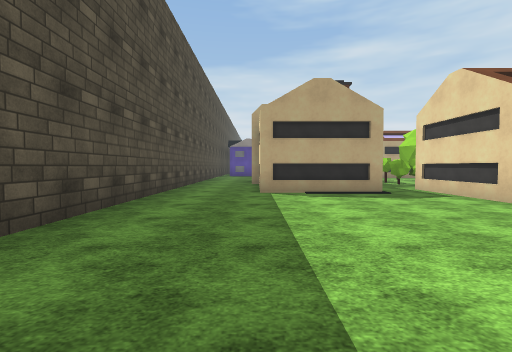
view 1 (above)

24 first-person views from a walk through a 3-D level made in the Unity game engine. The camera is 1.3 m above the floor, tilts 2° down and sees 85° across. The floor is counted in squares, 2 m on a side. Each view is taken from the middle of a square. On the plan, view 1 faces up. The plan holds only what a view shows up to about 9 squares ahead; the rest is blank. The place goes on beyond the plan. Flat ground stands in for the terrain. Surface patterns are stand-ins for the level's own textures.

view 2
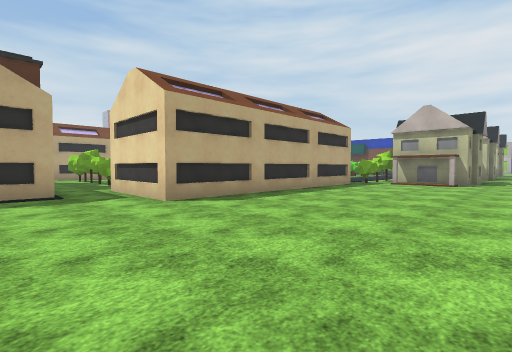

view 3
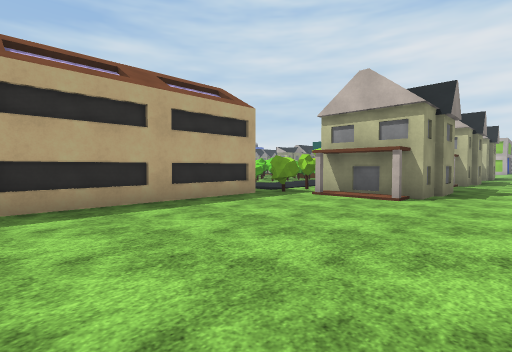

view 4
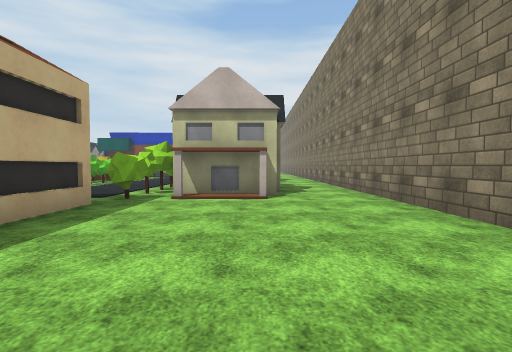

view 5
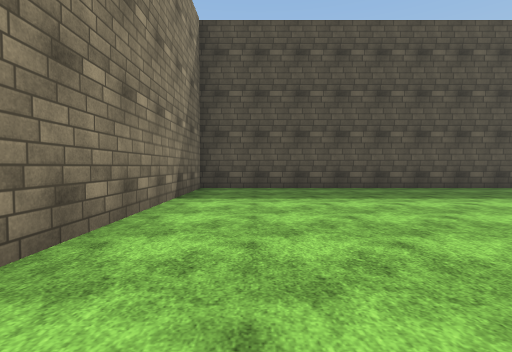

view 6
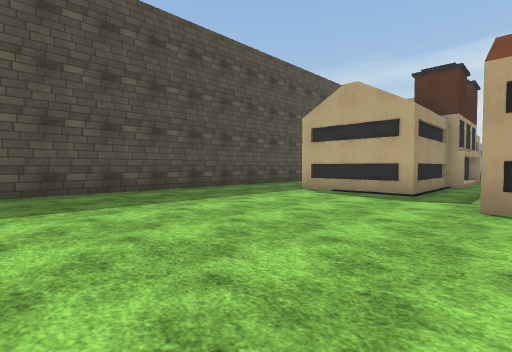

view 7
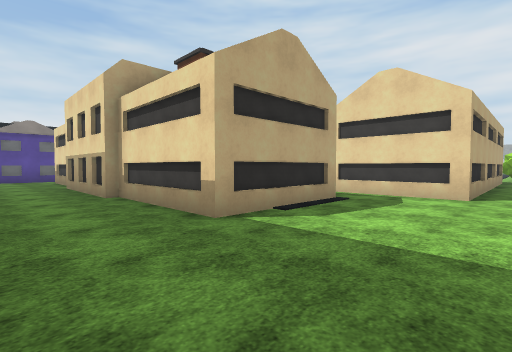

view 8
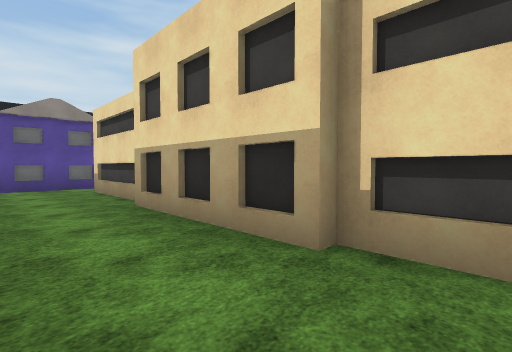

view 9
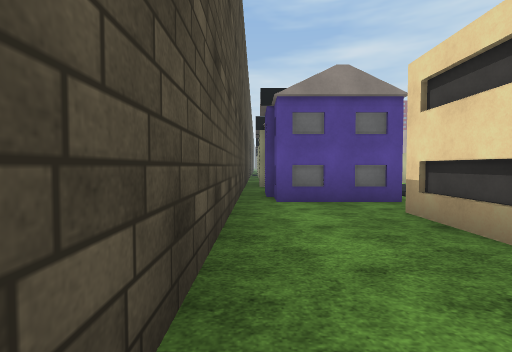

view 10
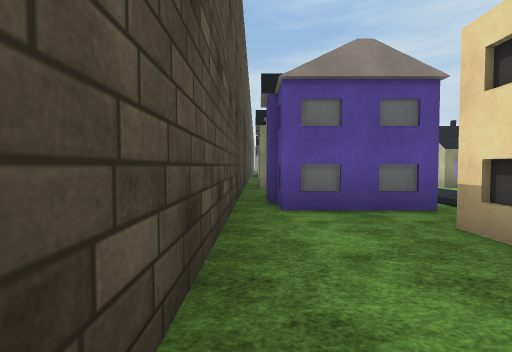

view 11
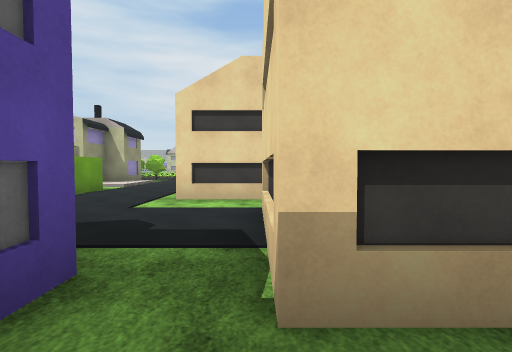

view 12
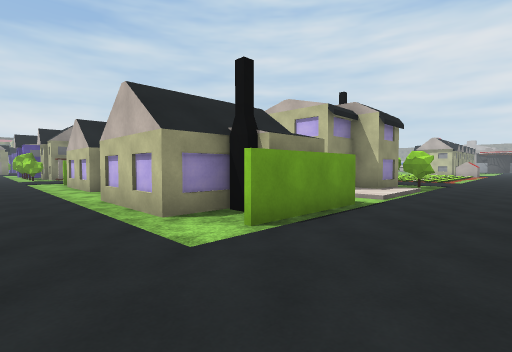

view 13
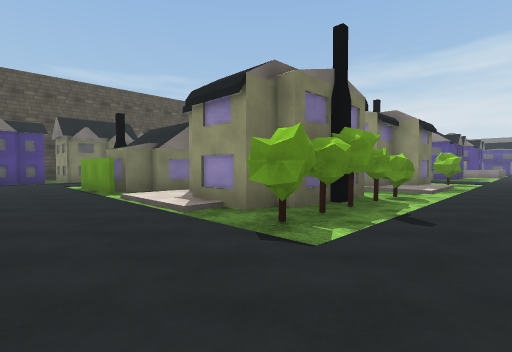

view 14
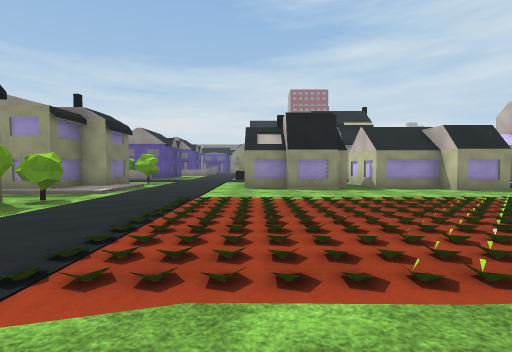

view 15
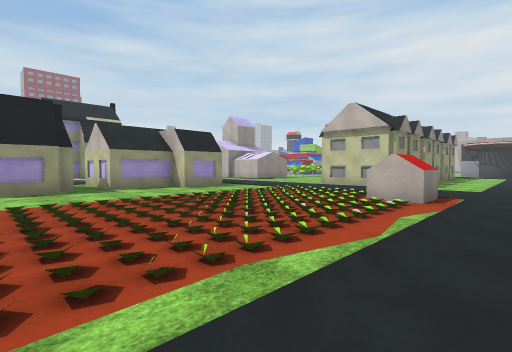

view 16
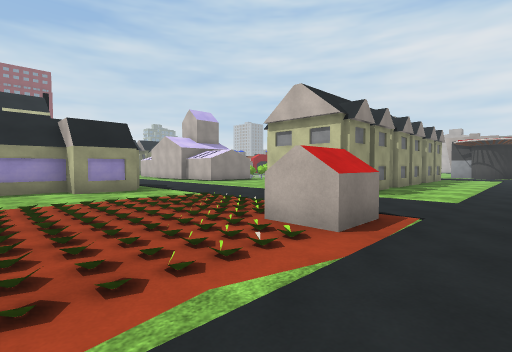

view 17
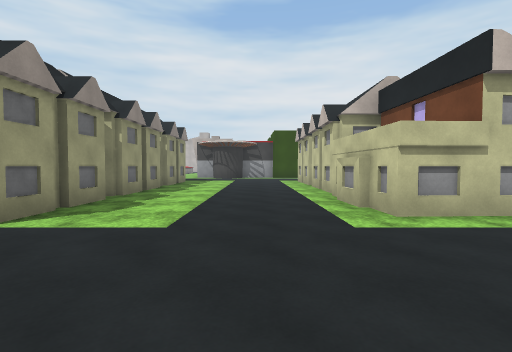

view 18
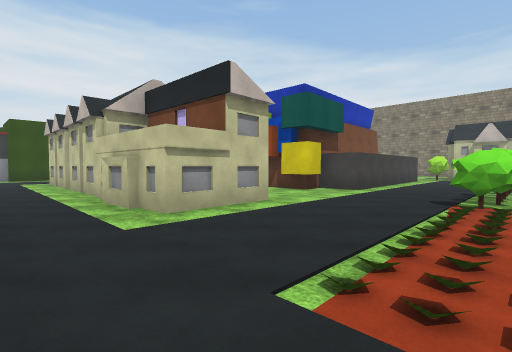

view 19
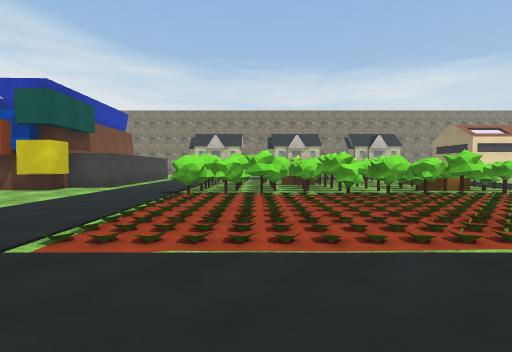

view 20
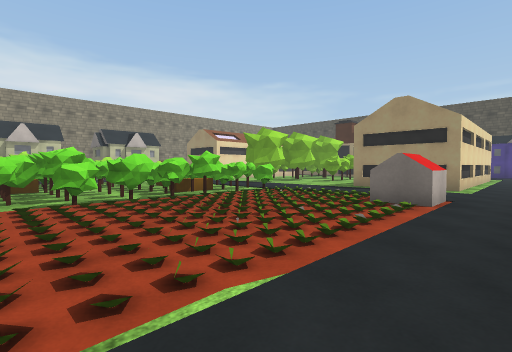

view 21
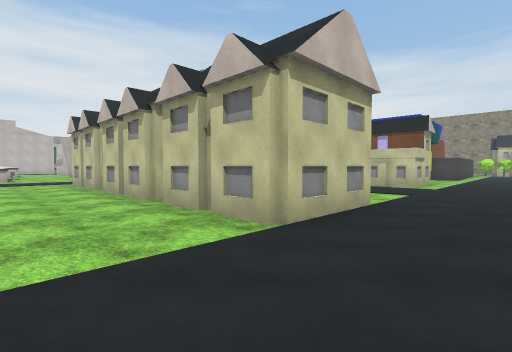

view 22
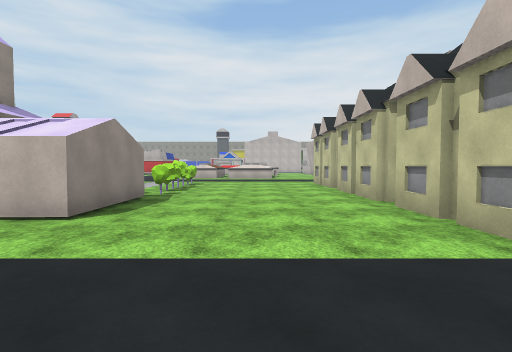

view 23
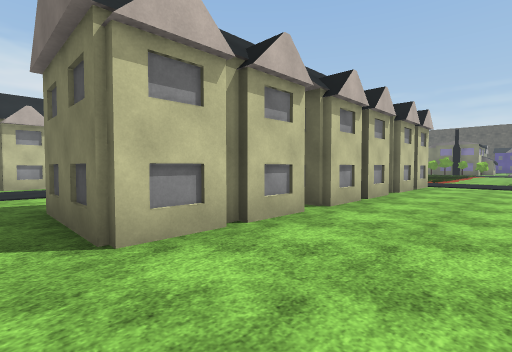

view 24
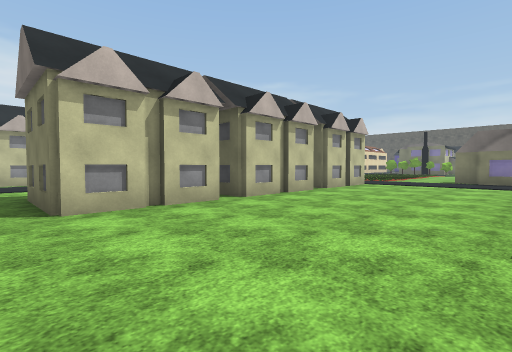

### Floor plan
Key: @ floor where view 1 was taken; # wall or solid block; x gap in a wall; . main floor; : floor 0.25 m higher than the main floor; / step, stairs or slope; ^ raised ledge; H house.
Columns run from 3 left of view 1 to 36 right of it. Each row starts with its distance up from view 1.
 30       ..H      ..     .#     .....###  .
 29       .#      H:...H# .###H.............
 28      ..#     H::.........##.............
 27      ...HHH  H//........................
 26      ...      ..........................
 25      ..#      #H.............H # ######.
 24      ..#      #H.............###      #.
 23      ..####HHH#H.............H##.HHHH ..
 22  H   ...#H.::H#H..:.......#.........  ..
 21 #.   ..HH..///.H....................  ..
 20 #.   ...............................  ..
 19 #.  H.............^.....................
 18 #.##....#    ###  #...........HHH######
 17 #...###.#       ..:...........#H
 16 #..##           ..............#    HH
 15 #..#             .#########.....
 14 #..#              ^^########....
 13 #..#              x^####### ...##
 12  ..#                #######...##
 11  ..#                   #    ..#
 10  ..#  #.#              ^
  9 #..#  #..
  8 #..#  #.#
  7 #..####.#         ..
  6 #.......#       ....
  5 #.......########.HHH
  4 #..............HH##
  3 #...............H
  2 #...............HH  .H
  1 #.....................
  0 #..@................
 -1 ########     #######

Positions as (right, up) in squares from view 1, and headings:
1: (0, 0), facing up
2: (2, 0), facing up-right
3: (7, 0), facing up-right
4: (7, 2), facing right
5: (6, 1), facing left
6: (5, 0), facing up-left
7: (-2, 4), facing up-right
8: (-2, 9), facing up-right
9: (-2, 13), facing up
10: (-2, 14), facing up
11: (-1, 17), facing right
12: (2, 19), facing up-right
13: (14, 19), facing up-left
14: (16, 20), facing up
15: (17, 20), facing up-right
16: (20, 20), facing up-right
17: (23, 20), facing right
18: (23, 20), facing down-right
19: (22, 21), facing down
20: (21, 20), facing down-left
21: (24, 28), facing down-right
22: (24, 28), facing right
23: (36, 28), facing down-left
24: (36, 30), facing down-left
